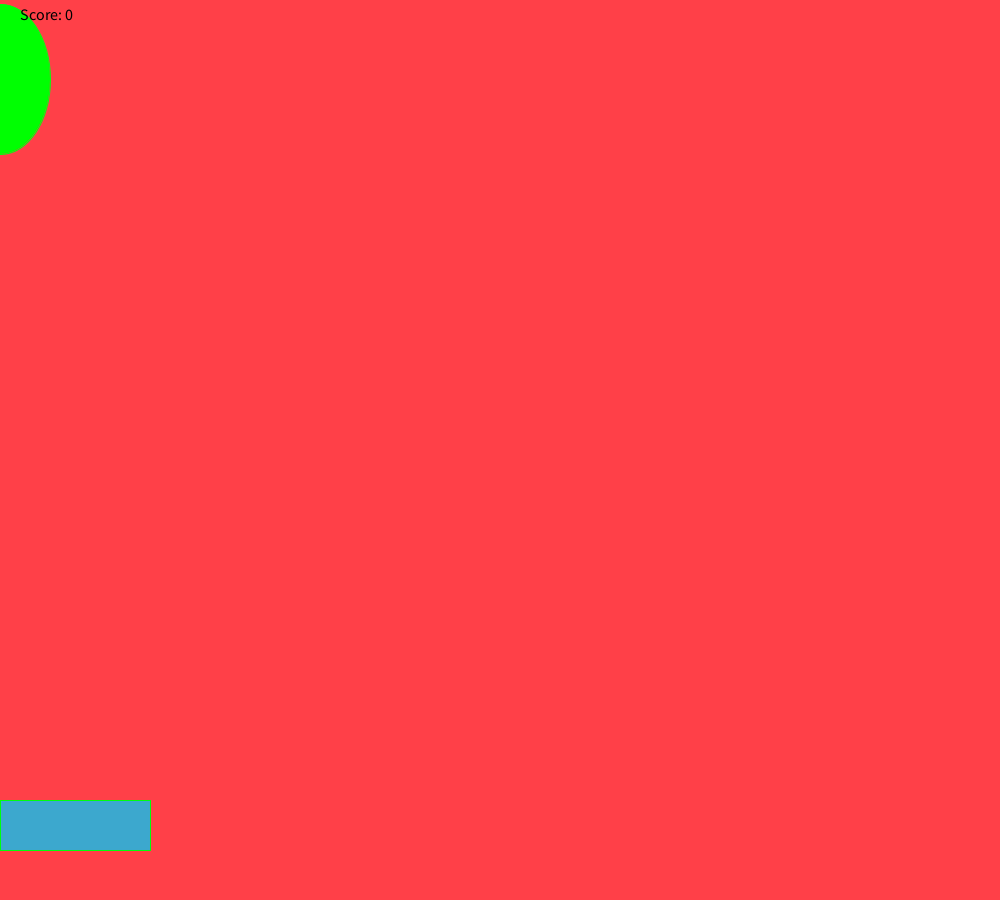
Frame 1 (no input)
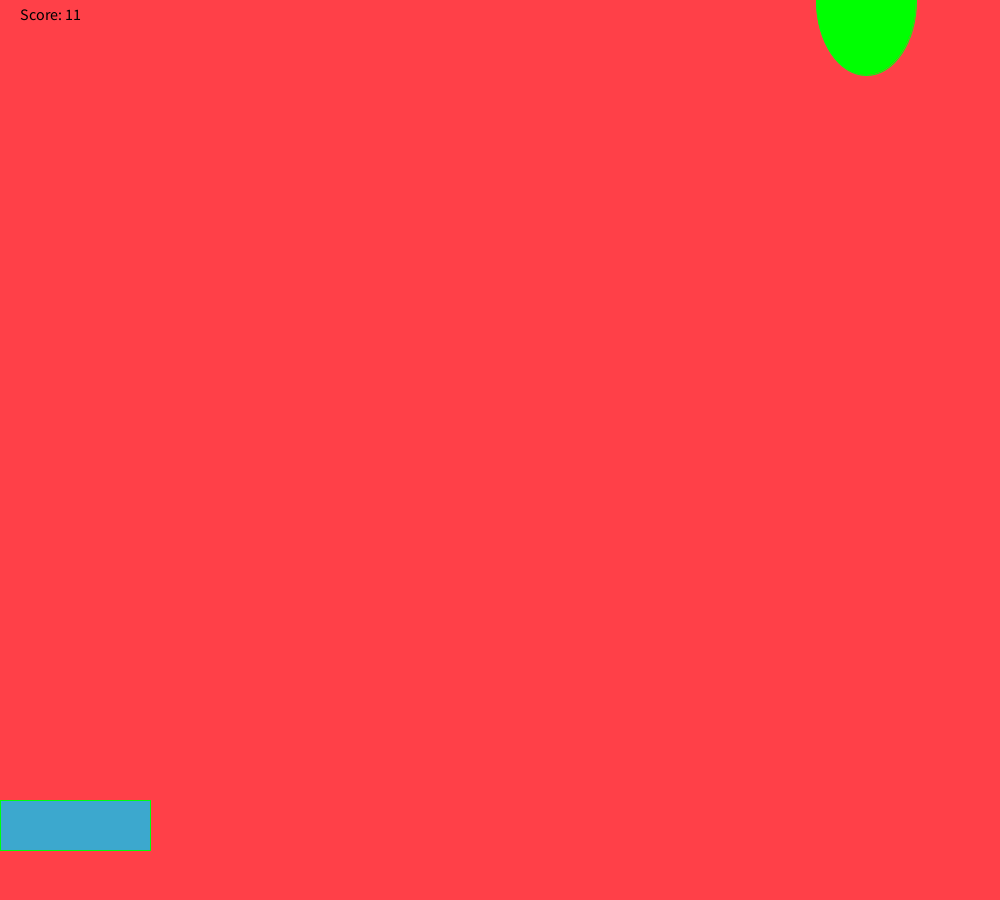
Frame 60 (the mouse pressed at the canvas centre just before this capture)
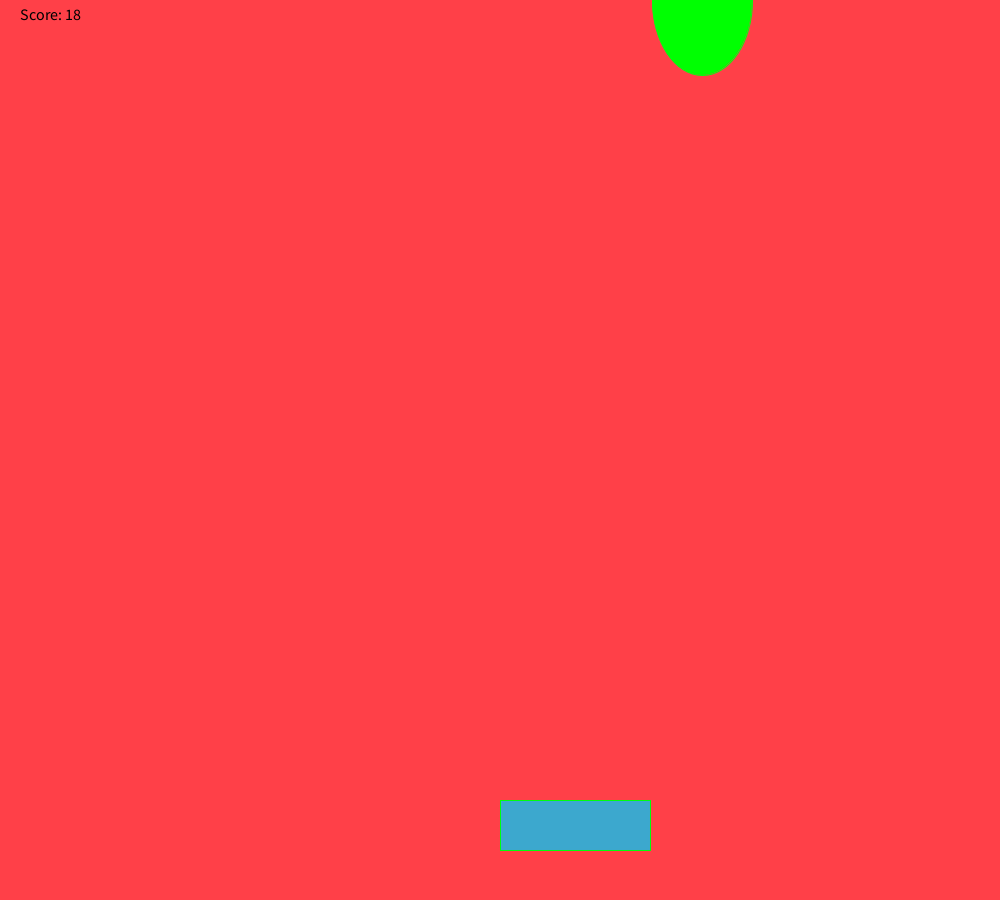
Frame 120 (the mouse held since frame 60 and released just before this capture)

The Processing sketch that drew these frames (run headless with seeded random() and noise(); from frame 60 on, the mouse is pressed at the canvas centre):

// Processing sketch: Acid_rain_game
// ── Acid_rain_game.pde
int randomNumber;
void setup() {
  size (1000,900);
  
}


void draw() {
  background(255, 64,72);
 fill(0,255,2);
  stroke(0,255,13);
  ellipse(randomNumber,y,100,150);
y+=1000;
if (y > 900){
   y=0;
   checkCatch (randomNumber);
randomNumber = (int) random(width); 
 }
 fill(60,168,206); {
 rect(mouseX, 800, 150,50);
}
 fill(0, 0, 0);
    textSize(16);
    text("Score: " + score, 20, 20); 
}
int y = 79;
 int score = 0; 
  void checkCatch(int x){
         if (x > mouseX && x < mouseX+100){
            score++;
         }
     else if (score > 0) {
            score-=0; 
         }
        println("Your score is now: " + score);
 
         }
